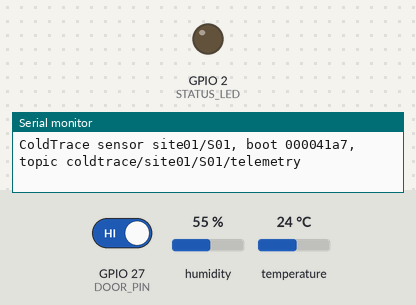
A sketch run on a simulated ESP32. On the bench: output pins drawn as LEDs (lit = HIGH), the last lines printed to the serial monitor. Inputs (shaded band) come from the test bench; at power-on: GPIO 27 (DOOR_PIN) HIGH, humidity 55 %, temperature 24 °C. WiFi joins after 1.5 s; servers stay silent unless stated; the local clock reads 2024-03-15 10:24:30 at power-on unless the sketch sets it; random numbers use the default seed unless the sketch sets one; no MQTT or app messages arrive unless stated.

Above: at 1.2 s.
1.3 s: GPIO 27 (DOOR_PIN) driven LOW
At 1.9 s:
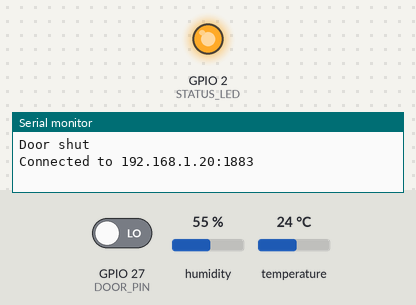
3.0 s: GPIO 27 (DOOR_PIN) driven HIGH
Timing chart, 0 to 6.0 s (numbered marks = the images above; inputs shaded):
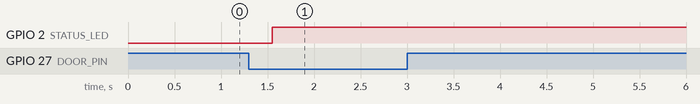

The sketch:

coldtrace-esp32.ino
```cpp
// ColdTrace ESP32 sensor firmware.
//
// Measures temperature and humidity (DHT22) and the door (reed switch), and publishes each reading to the site
// broker on coldtrace/<site>/<sensor>/telemetry, in the format of docs/MESSAGE-FORMAT.md:
//   {"v":1,"msgId":"site01-S01-1a2b3c4d-42","seq":42,"ts":1793632152,"temperature":4.2,"humidity":61.5,"doorOpen":false}
//
// - msgId is unique and stable: <site>-<sensor>-<boot id>-<sequence>. A reading sent twice (reconnect) is stored
//   once by the backend.
// - ts is the measurement time from NTP (Unix seconds). Until NTP answers, ts is left out and the gateway stamps
//   the reading when it arrives; such readings are never buffered, since their time would be wrong.
// - A door change is sent at once, without waiting for the next 5 s tick.
// - While Wi-Fi or the broker is down, readings wait in RAM (BUFFER_READINGS) and leave in order when it is back.
//   The gateway then keeps them on disk during cloud outages.
//
// Board: any ESP32 (Arduino core 3.x). Libraries (Library Manager): "PubSubClient" (Nick O'Leary),
// "DHT sensor library" and "Adafruit Unified Sensor" (Adafruit). Settings: copy config.example.h to config.h.

#include <WiFi.h>
#include <PubSubClient.h>
#include <DHT.h>
#include <time.h>
#include <esp_system.h>
#include "config.h"

struct Reading {
  uint32_t seq;
  uint32_t ts;        // Unix seconds, 0 = unknown (the gateway uses its own clock)
  float temperature;  // NAN = not measured
  float humidity;     // NAN = not measured
  int8_t doorOpen;    // -1 unknown, 0 shut, 1 open
};

static WiFiClient net;
static PubSubClient mqtt(net);
static DHT dht(DHT_PIN, DHT22);

static Reading queue[BUFFER_READINGS];
static size_t head = 0, count = 0;      // ring buffer: oldest at head
static uint32_t dropped = 0;
static uint32_t seq = 0;
static char bootId[9];
static char topic[96];

static unsigned long lastSample = 0, lastMqttTry = 0, lastWifiTry = 0, wifiLostAt = 0;
static int lastDoor = -1;
static unsigned long doorChangedAt = 0;
static int doorCandidate = -1;

// ---------- time ----------

static bool timeValid() {
  return time(nullptr) > 1600000000;   // after 2020: NTP has answered
}

// ---------- buffer ----------

static void enqueue(const Reading& r) {
  if (count == BUFFER_READINGS) {      // full: drop the oldest, keep the newest
    head = (head + 1) % BUFFER_READINGS;
    count--;
    dropped++;
  }
  queue[(head + count) % BUFFER_READINGS] = r;
  count++;
}

static void pop() {
  head = (head + 1) % BUFFER_READINGS;
  count--;
}

// ---------- readings ----------

static int readDoor() {
  return digitalRead(DOOR_PIN) == DOOR_OPEN_LEVEL ? 1 : 0;
}

static void takeReading(bool doorOnly) {
  Reading r;
  r.seq = ++seq;
  r.ts = timeValid() ? (uint32_t) time(nullptr) : 0;
  r.temperature = doorOnly ? NAN : dht.readTemperature();
  r.humidity = doorOnly ? NAN : dht.readHumidity();
  r.doorOpen = (int8_t) (lastDoor < 0 ? readDoor() : lastDoor);
  if (!doorOnly && (isnan(r.temperature) || isnan(r.humidity))) {
    Serial.println("DHT22 read failed: sending the door state only");
  }
  if (r.ts == 0 && !mqtt.connected()) return;   // no reliable time and no link: nothing useful to keep
  enqueue(r);
}

static size_t format(const Reading& r, char* out, size_t size) {
  int n = snprintf(out, size, "{\"v\":1,\"msgId\":\"%s-%s-%s-%lu\",\"seq\":%lu", SITE_ID, SENSOR_ID, bootId,
                   (unsigned long) r.seq, (unsigned long) r.seq);
  if (r.ts) n += snprintf(out + n, size - n, ",\"ts\":%lu", (unsigned long) r.ts);
  if (!isnan(r.temperature)) n += snprintf(out + n, size - n, ",\"temperature\":%.1f", r.temperature);
  if (!isnan(r.humidity)) n += snprintf(out + n, size - n, ",\"humidity\":%.1f", r.humidity);
  if (r.doorOpen >= 0) n += snprintf(out + n, size - n, ",\"doorOpen\":%s", r.doorOpen ? "true" : "false");
  n += snprintf(out + n, size - n, "}");
  return (size_t) n;
}

// Sends what waits, oldest first; stops at the first failure so the order is kept.
static void flush() {
  char payload[256];
  int sent = 0;
  while (count > 0 && mqtt.connected() && sent < 20) {
    format(queue[head], payload, sizeof payload);
    if (!mqtt.publish(topic, payload)) break;
    pop();
    sent++;
  }
  if (dropped && count == 0) {
    Serial.printf("Buffer was full: %lu readings were lost\n", (unsigned long) dropped);
    dropped = 0;
  }
}

// ---------- connections ----------

static void ensureWifi() {
  if (WiFi.status() == WL_CONNECTED) { wifiLostAt = 0; return; }
  if (!wifiLostAt) wifiLostAt = millis();
  if (millis() - wifiLostAt > 10UL * 60 * 1000) {
    Serial.println("No Wi-Fi for 10 minutes: restarting");
    ESP.restart();   // RAM readings are lost; the gateway marks the gap as silence
  }
  if (millis() - lastWifiTry < 10000 && lastWifiTry) return;
  lastWifiTry = millis();
  Serial.printf("Connecting to Wi-Fi %s...\n", WIFI_SSID);
  WiFi.disconnect();
  WiFi.begin(WIFI_SSID, WIFI_PASSWORD);
}

static void ensureMqtt() {
  if (mqtt.connected() || WiFi.status() != WL_CONNECTED) return;
  if (millis() - lastMqttTry < 5000 && lastMqttTry) return;
  lastMqttTry = millis();
  char clientId[48];
  snprintf(clientId, sizeof clientId, "coldtrace-%s-%s", SITE_ID, SENSOR_ID);
  bool ok = strlen(MQTT_USER) ? mqtt.connect(clientId, MQTT_USER, MQTT_PASSWORD) : mqtt.connect(clientId);
  Serial.printf(ok ? "Connected to %s:%d\n" : "Broker %s:%d unreachable, retrying\n", MQTT_HOST, MQTT_PORT);
}

// ---------- Arduino ----------

void setup() {
  Serial.begin(115200);
  pinMode(DOOR_PIN, INPUT_PULLUP);
  if (STATUS_LED >= 0) pinMode(STATUS_LED, OUTPUT);
  dht.begin();
  snprintf(bootId, sizeof bootId, "%08lx", (unsigned long) esp_random());
  snprintf(topic, sizeof topic, "coldtrace/%s/%s/telemetry", SITE_ID, SENSOR_ID);
  lastDoor = readDoor();

  WiFi.mode(WIFI_STA);
  WiFi.setAutoReconnect(true);
  WiFi.begin(WIFI_SSID, WIFI_PASSWORD);
  lastWifiTry = millis();
  configTime(0, 0, NTP_SERVER);   // UTC; the gateway and the backend work in UTC

  mqtt.setServer(MQTT_HOST, MQTT_PORT);
  mqtt.setBufferSize(512);
  mqtt.setKeepAlive(30);
  Serial.printf("ColdTrace sensor %s/%s, boot %s, topic %s\n", SITE_ID, SENSOR_ID, bootId, topic);
}

void loop() {
  ensureWifi();
  ensureMqtt();
  mqtt.loop();
  if (STATUS_LED >= 0) digitalWrite(STATUS_LED, mqtt.connected() ? HIGH : LOW);

  // door: debounced 50 ms, sent as soon as it changes
  int door = readDoor();
  if (door != doorCandidate) { doorCandidate = door; doorChangedAt = millis(); }
  if (door != lastDoor && millis() - doorChangedAt > 50) {
    lastDoor = door;
    Serial.println(door ? "Door opened" : "Door shut");
    takeReading(true);
  }

  if (millis() - lastSample >= SAMPLE_INTERVAL_MS || lastSample == 0) {
    lastSample = millis();
    takeReading(false);
  }
  flush();
  delay(10);
}
```

config.example.h
```cpp
// ColdTrace ESP32 sensor: copy this file to config.h (ignored by git) and fill it in.
#pragma once

// --- Wi-Fi of the site -------------------------------------------------------------------------------
#define WIFI_SSID       "my-site-wifi"
#define WIFI_PASSWORD   "change-me"

// --- Site broker (the Mosquitto next to the gateway, gateway-iot/mosquitto/site) ----------------------
// The gateway's machine on the site network (e.g. the Raspberry Pi), port 1883, plain MQTT on the local network.
#define MQTT_HOST       "192.168.1.20"
#define MQTT_PORT       1883
// Leave empty when the site broker allows anonymous clients (the development setup does).
#define MQTT_USER       ""
#define MQTT_PASSWORD   ""

// --- Identity: must match the sensor registered in the back office (Sensors tab) -------------------------
// Letters, digits, '-' or '_', at most 32 characters. The topic is coldtrace/<SITE_ID>/<SENSOR_ID>/telemetry.
#define SITE_ID         "site01"
#define SENSOR_ID       "S01"

// --- Wiring --------------------------------------------------------------------------------------------
#define DHT_PIN         4      // DHT22 data pin (with a 10 kOhm pull-up to 3.3 V)
#define DOOR_PIN        27     // reed switch to GND; the magnet closes it when the door is shut
#define DOOR_OPEN_LEVEL HIGH   // with INPUT_PULLUP: switch open (magnet away) reads HIGH = door open
#define STATUS_LED      2      // on-board LED: on while connected to the broker (-1 for none)

// --- Timing --------------------------------------------------------------------------------------------
#define SAMPLE_INTERVAL_MS  5000UL    // one reading every 5 s, like the simulator
#define BUFFER_READINGS     600       // kept in RAM while the broker is unreachable (50 min at 5 s)
#define NTP_SERVER          "pool.ntp.org"
```
